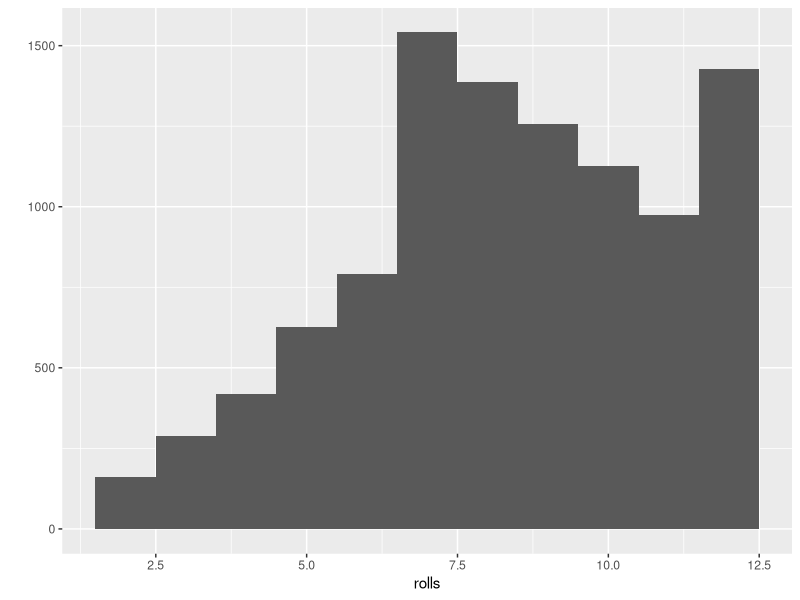

Here is the R script that generated this plot:
library("ggplot2")

roll <- function(bones = 1:6, size=1) {
  dice <- sample(bones, size, replace = TRUE, prob=c(1/8, 1/8, 1/8, 1/8, 1/8, 3/8))
  sum(dice)
}

rolls <- replicate(10000, roll(size=2))
qplot(rolls, binwidth = 1)